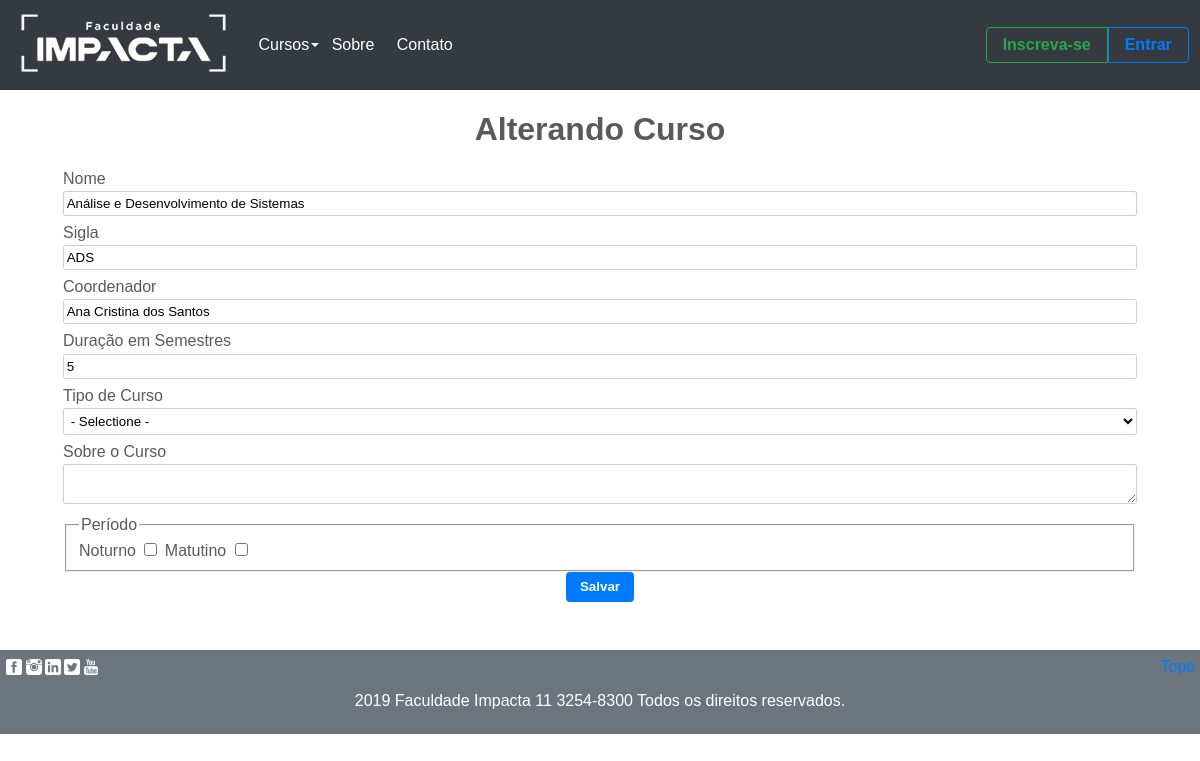
The page /admin/cursos/alterar/1/ on the database its author committed.
### tables this page shows
CREATE TABLE cursos (
    id          INTEGER PRIMARY KEY AUTOINCREMENT,
    nome        VARCHAR(50) NOT NULL UNIQUE,
    sigla       VARCHAR(5) NOT NULL UNIQUE,
    sobre       TEXT NULL,
    tipo        VARCHAR(15) NOT NULL,
    coordenador VARCHAR(50) NULL,
    duracao     SMALLINT NOT NULL,
    matutino    BOOLEAN,
    noturno     BOOLEAN
);

### admin/admin.py (the view)
@admin_bp.route('/cursos/alterar/<curso_id>/', methods=['GET', 'POST'])
def curso_alterar(curso_id):
    erros = {}
    curso = curso_dao.obter_curso(id=curso_id)
    if request.method == 'POST':
        pass
    return render_template(
        'cursos_form.html',
        erros=erros,
        titulo_form='Alterando Curso',
        curso=curso
    )

### app.py (called while the page is built)
@app.before_request
def before_request():
    g.db = get_db()
    g.query_db = query_db
    g.execute_db = execute_db

@app.teardown_request
def teardown_request(exception):
    db = getattr(g, '_database', None)
    if db is not None:
        db.close()

### controllers.py (called while the page is built)
@app.context_processor
def lista_cursos():
    return {
        'cursos': listar_todos_cursos()
    }

### curso_dao.py (called while the page is built)
def listar_todos_cursos():
    rv = g.query_db('SELECT * FROM cursos')
    return rv

def obter_curso(sigla='', id=''):
    if sigla:
        curso = g.query_db(
            'SELECT * FROM cursos WHERE sigla = ?',
            [sigla],
            one=True
        )
    else:
        curso = g.query_db(
            'SELECT * FROM cursos WHERE id = ?',
            [id],
            one=True
        )
    curso['grade'] = listar_disciplinas_curso(curso['id'])
    return curso

def listar_disciplinas_curso(curso_id):
    disciplinas = g.query_db(
        '''
            SELECT c.semestre, d.*
              FROM disciplinas d
              JOIN curriculo c ON c.disciplina_id = d.id
             WHERE c.curso_id = ?
        ''',
        [curso_id]
    )
    grade = {}
    for d in disciplinas:
        semestre = d['semestre']
        if semestre not in grade:
            grade[semestre] = [d]
        else:
            grade[semestre].append(d)
    return grade

### db.py (called while the page is built)
def make_dicts(cursor, row):
    return dict((cursor.description[idx][0], value)
                for idx, value in enumerate(row))

def get_db():
    db = getattr(g, '_database', None)
    if db is None:
        db = g._database = sqlite3.connect(DATABASE)
    db.row_factory = make_dicts
    return db

def query_db(query, args=(), one=False):
    cur = get_db().execute(query, args)
    rv = cur.fetchall()
    cur.close()
    return (rv[0] if rv else None) if one else rv

### admin/templates/cursos_form.html (shortened to what this page needs)
{% extends 'base.html' %}
{% block estilos %}
    <link rel="stylesheet" href="/static/css/forms.css">
{% endblock %}
{% block conteudo %}
    <h1> {{ titulo_form }} </h1>
    <form method="POST" novalidate>
        <div class="form-pilha">
            <label for="curso-nome">Nome</label>
            <input type="text" id="curso-nome" name="nome" required value="{{ curso['nome'] }}" />
        </div>
        <div class="form-pilha">
            <label for="curso-sigla">Sigla</label>
            <input type="text" id="curso-sigla" name="sigla" maxlength="5" required value="{{ curso['sigla'] }}" />
        </div>
        <div class="form-pilha">
            <label for="curso-coordenador">Coordenador</label>
            <input type="text" id="curso-coordenador" name="coordenador" required value="{{ curso['coordenador'] }}" />
        </div>
        <div class="form-pilha">
            <label for="curso-duracao">Duração em Semestres</label>
            <input type="number" id="curso-duracao" name="duracao" value="{{ curso['duracao'] }}" required />
        </div>
        <div class="form-pilha">
            <label for="curso-tipo">Tipo de Curso</label>
            <select name="tipo" id="curso-tipo" required>
                <option value=""> - Selectione - </option>
            </select>
        </div>
        <div class="form-pilha">
            <label for="curso-sobre">Sobre o Curso</label>
            <textarea name="sobre" id="curso-sobre"></textarea>
        </div>
        <fieldset>
            <legend>Período</legend>
            <label for="curso-periodo-n">Noturno</label>
            <input type="checkbox" name="periodo" id="curso-periodo-n" value="N" />
            <label for="curso-periodo-m">Matutino</label>
            <input type="checkbox" name="periodo" id="curso-periodo-m" value="M" />
        </fieldset>
        <div class="botoes">
            <button type="submit" class="botao botao-principal">Salvar</button>
        </div>
    </form>
{% endblock %}

### static/css/site.css (style rules this page uses)
:root { --cor-azul: #007bff; --cor-branca: #fff; --cor-branco-cinza: #f8f9fa; --cor-branco-fumaca: #e9ecef; --cor-cinza-claro: #cecece; --cor-cinza-escuro: #6c757d; --cor-grafite: #5a5a5a; --cor-preta: #343a40; --cor-verde: #28a745; --fonte-padrao: 'Gill Sans', 'Gill Sans MT', Calibri, 'Trebuchet MS', sans-serif; }
* { box-sizing: border-box; }
html { color: var(--cor-grafite); font-family: var(--fonte-padrao) }
body { margin: 0; }
.botao { border: 0.05em solid var(--cor-preta); border-radius: 0.25em; background: var(--cor-preta); color: white; font-weight: 600; padding: .5em 1em; text-decoration: none; }
.botao-principal { border-color: var(--cor-azul); background-color: var(--cor-azul); }

### static/css/forms.css (style rules this page uses)
h1 { text-align: center; }
input, select, textarea { background: var(--cor-branca); border-radius: .2em; border: .1em solid var(--cor-cinza-claro); padding: .3em .2em; }
.form-pilha { border: 0; margin-bottom: .5em; padding: 0; }
.form-pilha label, .form-pilha legend { display: inline-block; margin: 0; margin-bottom: .2em; padding-inline-start: 0; padding-inline-end: 0; }
.form-pilha input:not([type="checkbox"]):not([type="radio"]), .form-pilha select, .form-pilha textarea { width: 100%; }
.botoes { display: flex; justify-content: center; }

### rows shown on the page
cursos: nome "Análise e Desenvolvimento de Sistemas", sigla "ADS", coordenador "Ana Cristina dos Santos", duracao "5"

### other values the page prints
{{ titulo_form }} "Alterando Curso"
